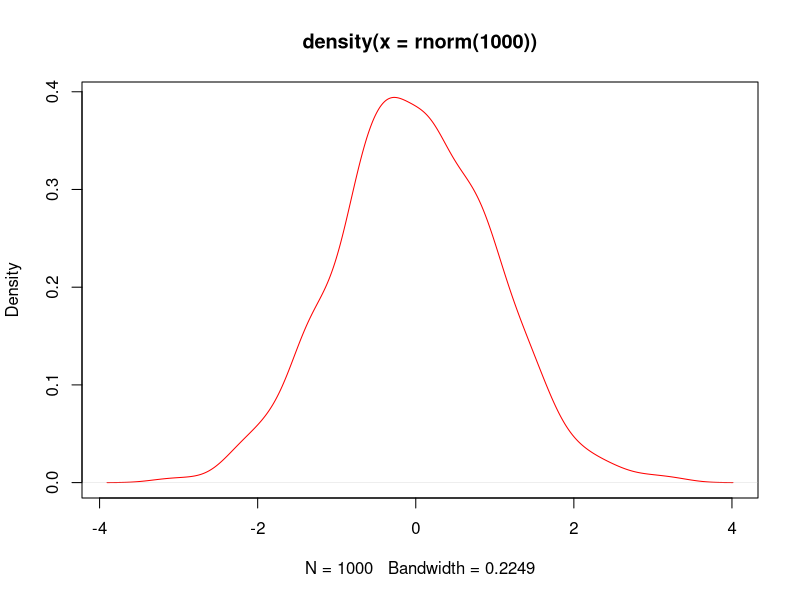

This chart was generated by the following R code:
## ---- chunk 1

plot(density(rnorm(1000)), col="red")
## ---- chunk 2
22/7
## ---- chunk 3
2+2+4+6/5
